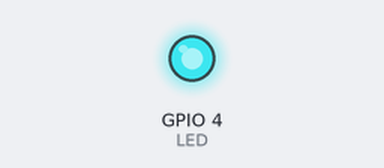
Recording of a program running on a simulated ESP32. On the bench: output pins drawn as LEDs (lit = HIGH). What the program prints to the serial monitor is not drawn.

Above: at 1.5 s.
At 5.9 s:
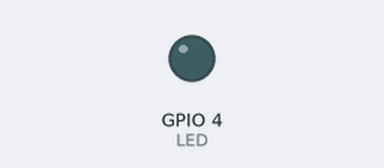
Timing chart, 0 to 6.2 s (numbered marks = the images above):
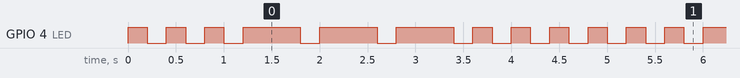

The program:

main.cpp
```cpp
#include <Arduino.h>

#define LED 4
#define DOT_MS 200
#define DASH_MS 600

void setup() {
  Serial.begin(115200);
  pinMode(LED, OUTPUT);

}

void loop() {


for (int i=0; i<3; i++){
  Serial.print(".");
  digitalWrite(LED, HIGH);
  delay(DOT_MS);
  digitalWrite(LED, LOW);
  delay(DOT_MS);
}
for (int i=0; i<3; i++){
  Serial.print("-");
  digitalWrite(LED, HIGH);
  delay(DASH_MS);
  digitalWrite(LED, LOW);
  delay(DOT_MS);//встановив інтервал між тере довжиною як крапка. Сподіваюсь так і треба було
}
for (int i=0; i<3; i++){
  Serial.print(".");
  digitalWrite(LED, HIGH);
  delay(DOT_MS);
  digitalWrite(LED, LOW);
  delay(DOT_MS);
}
Serial.println();
}
```

Measured:
- by itself, GPIO 4 (LED): repeats every 4.8 s: 2 × (LOW 0.20 s, HIGH 0.20 s), 3 × (LOW 0.20 s, HIGH 0.60 s), 4 × (LOW 0.20 s, HIGH 0.20 s)
- by itself, everything shown: repeats every 4.8 s, in 18 steps
